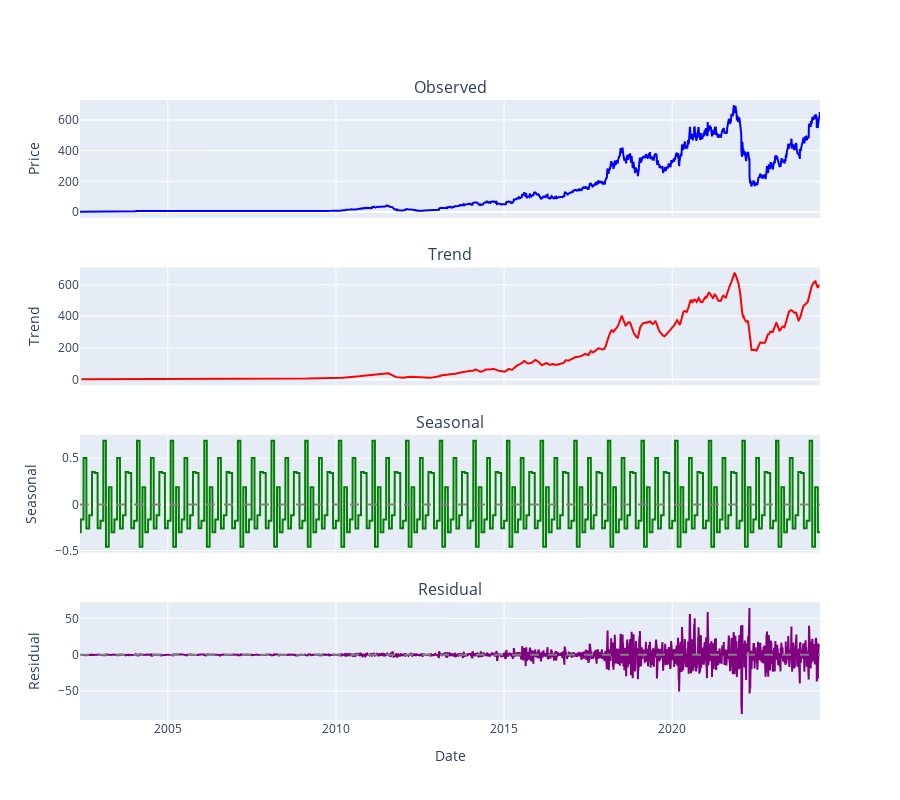

Notebook code for this chart:
### Code cell
df['Date_numeric'] = range(len(df)) 
df['Trend'] = df['Adj Close'].rolling(window=30, center=True).mean()
df['Detrended'] = df['Adj Close'] - df['Trend']
df['Month'] = df['Date'].dt.month
monthly_avg = df.groupby('Month')['Detrended'].mean()
df['Seasonal'] = df['Month'].map(monthly_avg)

df['Residual'] = df['Detrended'] - df['Seasonal']

fig8 = make_subplots(
    rows=4, cols=1,
    shared_xaxes=True,
    subplot_titles=['Observed', 'Trend', 'Seasonal', 'Residual'],
    vertical_spacing=0.08
)

fig8.add_trace(
    go.Scatter(x=df['Date'], y=df['Adj Close'], 
               mode='lines', line=dict(color='blue', width=2)),
    row=1, col=1
)

fig8.add_trace(
    go.Scatter(x=df['Date'], y=df['Trend'], 
               mode='lines', line=dict(color='red', width=2)),
    row=2, col=1
)

fig8.add_trace(
    go.Scatter(x=df['Date'], y=df['Seasonal'], 
               mode='lines', line=dict(color='green', width=2)),
    row=3, col=1
)

fig8.add_trace(
    go.Scatter(x=df['Date'], y=df['Residual'], 
               mode='lines', line=dict(color='purple', width=2)),
    row=4, col=1
)

fig8.add_hline(y=0, line_dash="dash", line_color="gray", row=3, col=1)
fig8.add_hline(y=0, line_dash="dash", line_color="gray", row=4, col=1)

fig8.update_layout(height=800, showlegend=False)
fig8.update_yaxes(title_text="Price", row=1, col=1)
fig8.update_yaxes(title_text="Trend", row=2, col=1)
fig8.update_yaxes(title_text="Seasonal", row=3, col=1)
fig8.update_yaxes(title_text="Residual", row=4, col=1)
fig8.update_xaxes(title_text="Date", row=4, col=1)
fig8.show()

### Figure 1 — Plotly figure (JSON) as saved in the notebook; plotly's stock layout.template omitted (floating-point values rounded to 4 significant figures; data arrays with more than 128 entries replaced by an {"elided": "..."} marker saying what was removed)
{"data": [{"line": {"color": "blue", "width": 2}, "mode": "lines", "type": "scatter", "x": {"elided": "8038 str values"}, "xaxis": "x", "y": {"elided": "8038 float values"}, "yaxis": "y"}, {"line": {"color": "red", "width": 2}, "mode": "lines", "type": "scatter", "x": {"elided": "8038 str values"}, "xaxis": "x2", "y": {"elided": "8038 float values"}, "yaxis": "y2"}, {"line": {"color": "green", "width": 2}, "mode": "lines", "type": "scatter", "x": {"elided": "8038 str values"}, "xaxis": "x3", "y": {"elided": "8038 float values"}, "yaxis": "y3"}, {"line": {"color": "purple", "width": 2}, "mode": "lines", "type": "scatter", "x": {"elided": "8038 str values"}, "xaxis": "x4", "y": {"elided": "8038 float values"}, "yaxis": "y4"}], "layout": {"annotations": [{"font": {"size": 16}, "showarrow": false, "text": "Observed", "x": 0.5, "xanchor": "center", "xref": "paper", "y": 1, "yanchor": "bottom", "yref": "paper"}, {"font": {"size": 16}, "showarrow": false, "text": "Trend", "x": 0.5, "xanchor": "center", "xref": "paper", "y": 0.73, "yanchor": "bottom", "yref": "paper"}, {"font": {"size": 16}, "showarrow": false, "text": "Seasonal", "x": 0.5, "xanchor": "center", "xref": "paper", "y": 0.46, "yanchor": "bottom", "yref": "paper"}, {"font": {"size": 16}, "showarrow": false, "text": "Residual", "x": 0.5, "xanchor": "center", "xref": "paper", "y": 0.19, "yanchor": "bottom", "yref": "paper"}], "height": 800, "shapes": [{"line": {"color": "gray", "dash": "dash"}, "type": "line", "x0": 0, "x1": 1, "xref": "x3 domain", "y0": 0, "y1": 0, "yref": "y3"}, {"line": {"color": "gray", "dash": "dash"}, "type": "line", "x0": 0, "x1": 1, "xref": "x4 domain", "y0": 0, "y1": 0, "yref": "y4"}], "showlegend": false, "xaxis": {"anchor": "y", "domain": [0, 1], "matches": "x4", "showticklabels": false}, "xaxis2": {"anchor": "y2", "domain": [0, 1], "matches": "x4", "showticklabels": false}, "xaxis3": {"anchor": "y3", "domain": [0, 1], "matches": "x4", "showticklabels": false}, "xaxis4": {"anchor": "y4", "domain": [0, 1], "title": {"text": "Date"}}, "yaxis": {"anchor": "x", "domain": [0.81, 1], "title": {"text": "Price"}}, "yaxis2": {"anchor": "x2", "domain": [0.54, 0.73], "title": {"text": "Trend"}}, "yaxis3": {"anchor": "x3", "domain": [0.27, 0.46], "title": {"text": "Seasonal"}}, "yaxis4": {"anchor": "x4", "domain": [0, 0.19], "title": {"text": "Residual"}}}}
